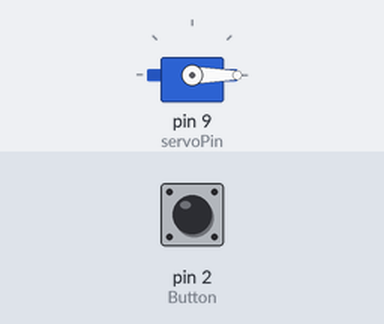
Bench run of a sketch on a simulated Arduino Uno, built with avr-gcc and run on an emulated ATmega328P. On the bench: servo. The test bench sets the inputs (shaded band); at power-on: pin 2 (Button) LOW.

Above: at 1.2 s.
1.3 s: pin 2 (Button) pulled HIGH for 1 s
At 1.61 s:
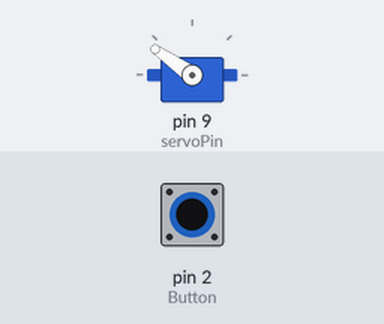
At 2.0 s:
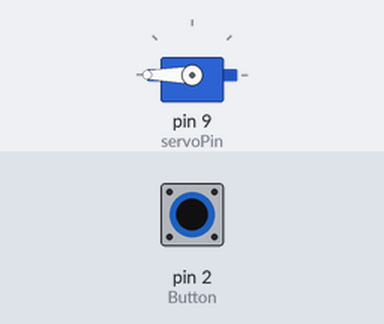
Timing chart, 0 to 4.3 s (numbered marks = the images above; inputs shaded):
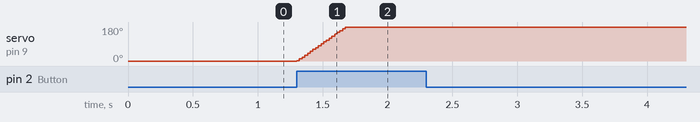

The sketch:

_05_servo_tlacitko.ino
```cpp
#include <Servo.h>


int servoPin  = 9; // Definice pinu pro řízení servomotoru

int Button = 2; // Definice pinu pro čtení z tlačítka

int servoPos = 0; // Výchozí pozice servomotoru

int delayPeriod = 2; // Prodleva při natáčení servomotoru


Servo myservo;


void setup()

{

 myservo.attach(servoPin);

 myservo.write(servoPos);

 pinMode(Button, LOW); // Vyhrazení pinu pro tlačítko

}


void loop()

{

 if(digitalRead(Button) == HIGH)

 {

  if(servoPos < 180)

  {

     servoPos++;

  }

   myservo.write(servoPos);

   delay(delayPeriod);

 }

}
```

Measured:
- after the input at 1.3 s, servo on pin 9 (servoPin): moves from 0° to 180° over 0.37 s, starting at once
